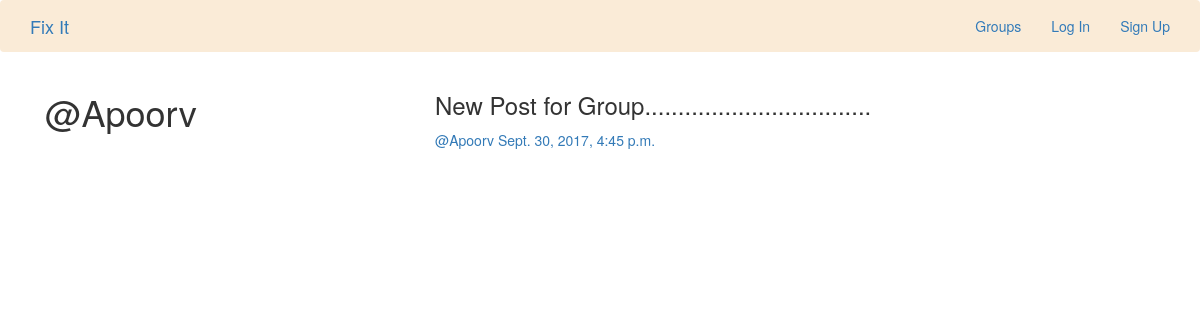
Page /posts/by/Apoorv on the committed database.
### posts/models.py (models this page shows, shortened)
class Post(models.Model):
    user = models.ForeignKey(User, related_name='posts')
    created_at = models.DateTimeField(auto_now=True)
    message = models.TextField()
    message_html = models.TextField(editable=False)
    group = models.ForeignKey(Group, related_name='posts', null=True, blank=True)
    class Meta:
        ordering = ['-created_at']
        unique_together = ['user', 'message']

### posts/views.py (the view)
# urls.py: url(r'by/(?P<username>[-\w]+)', views.UserPosts.as_view(), name='for_user'),
class UserPosts(generic.ListView):
    model = models.Post
    template_name = 'posts/user_post_list.html'
    def get_queryset(self):
        try:
            self.post_user = User.objects.prefetch_related('posts').get(username__iexact=self.kwargs.get('username'))
        except User.DoesNotExist:
            raise Http404
        else:
            return self.post_user.posts.all()
    def get_context_data(self, **kwargs):
        context = super().get_context_data(**kwargs)
        context['post_user'] = self.post_user
        return context

### posts/templates/posts/user_post_list.html
{% extends "posts/post_base.html" %}
{% block prepost %}
<div class="col-md-4">
  <h1>@{{post_user.username}}</h1>
</div>
{% endblock %}
{% block post_content %}
<div class="col-md-8">
 {% for post in post_list %}
  {% include "posts/_post.html" %}
 {% endfor %}
</div>
{% endblock %}

### posts/templates/posts/_post.html (shortened to what this page needs)
<div class="post media">
  <h3>{{post.message_html|safe}}</h3>
  <div class="media body">
    <h5 class="media-heading">
    <span class="username">
      <a href="{% url 'posts:for_user' username=post.user.username %}">@{{post.user.username}}</a>
    </span>
    <time class="time">
      <a href="{% url 'posts:single' username=post.user.username pk=post.pk %}">{{post.created_at}}</a>
    </time>
    </h5>
  </div>
</div>

### rows in the picture
Post: message_html "New Post for Group..................................", user.username "Apoorv", created_at "Sept. 30, 2017, 4:45 p.m."

### other values in the picture
{{ post_user.username }} "Apoorv"
